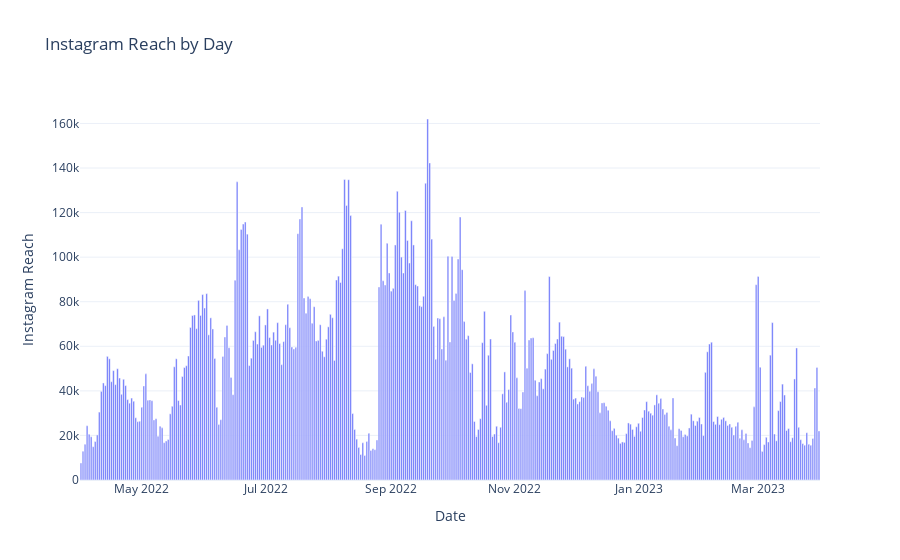

Notebook code cell kept with this figure:
### Code cell
#Now let’s analyze Instagram reach for each day using a bar chart:

fig = go.Figure()
fig.add_trace(go.Bar(x=data['Date'], 
                     y=data['Instagram reach'], 
                     name='Instagram reach'))
fig.update_layout(title='Instagram Reach by Day', 
                  xaxis_title='Date', 
                  yaxis_title='Instagram Reach')
fig.show()

### Figure 1 — Plotly figure (JSON) as saved in the notebook; plotly's stock layout.template omitted (floating-point values rounded to 4 significant figures; data arrays with more than 128 entries replaced by an {"elided": "..."} marker saying what was removed)
{"data": [{"name": "Instagram reach", "type": "bar", "x": {"elided": "365 str values"}, "y": {"elided": "365 int values"}}], "layout": {"title": {"text": "Instagram Reach by Day"}, "xaxis": {"title": {"text": "Date"}}, "yaxis": {"title": {"text": "Instagram Reach"}}}}
